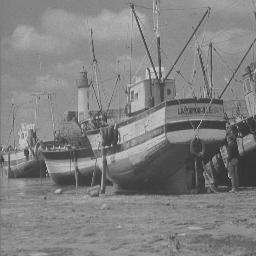
%> input picture Practical 1/boat256.jpg, 256 x 256 px
$ octave Task3.m   (GNU Octave 9; MATLAB toolbox functions it lacks are replaced by stand-ins)
%> lines starting %> are read from the running program, lines starting %| are printed output that depends on the picture
### Practical 1/contrast_LS_Lut.m
function Lut = contrast_LS_Lut(m, c)
    Lut = zeros(256, 1);

    for i = 1:length(Lut)
       input = (i - 1);
       if input < -c / m
           Lut(i) = 0;
       elseif input > (255 - c) / m
           Lut(i) = 255;
       else
           Lut(i) = m * input + c;
       end
    end

    Lut = uint8(Lut);
end

### Practical 1/enhanceContrastLS.m
function IOut = enhanceContrastLS(IIn, m, c)
    IOut = intlut(IIn, contrast_LS_Lut(m, c));
end

### Practical 1/enhanceContrastALS.m
function [IOut, Lut] = enhanceContrastALS(IIn)

    my_hist = histogram(IIn, 'BinLimits', [0, 256], 'BinWidth', 1);
    results = my_hist.Values;

    min_and_max = find(results > 10);

    i_max = min_and_max(end);
    i_min = min_and_max(1);

    m = 255 / double(i_max - i_min);
    c = -m * i_min;

    Lut = contrast_LS_Lut(m, c);
    IOut = intlut(IIn, Lut);
end

### Practical 1/Task3.m
boat = imread("boat256.jpg");
%> boat is the input picture: size 256x256 uint8; min 24, max 222, mean 128.9

subplot(2, 3, 1), imshow(boat);
subplot(2, 3, 4), histogram(boat, 'BinLimits', [0, 256], 'BinWidth', 1);

m = 1.5;
Lut = contrast_LS_Lut(m, 50);

subplot(2, 3, 2), plot(Lut);
%> after `plot(Lut)`:
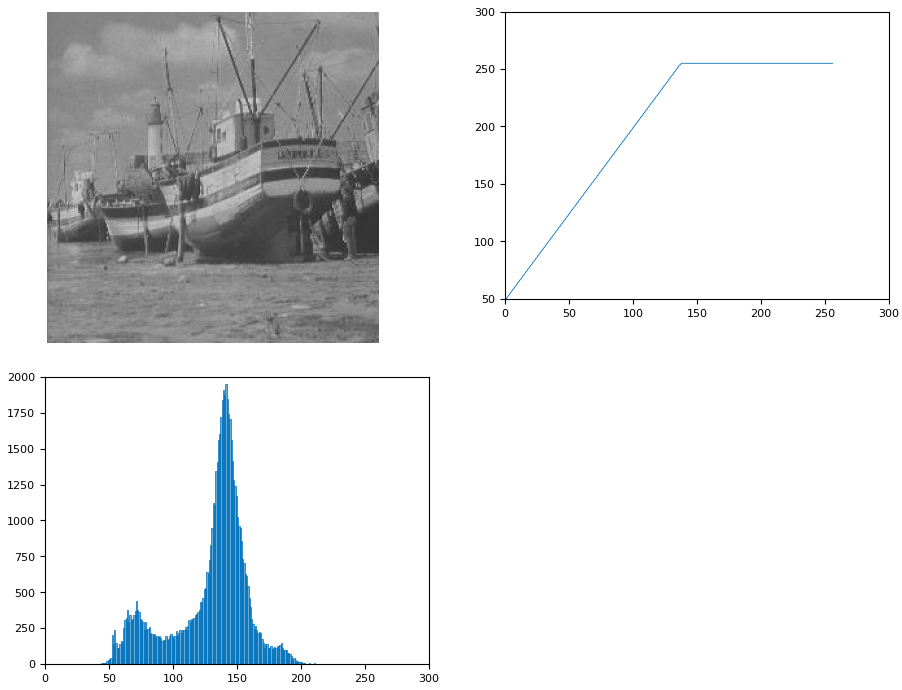
%> figure redrawn from the program's plot data, 3 panels

enhancedImage     = enhanceContrastLS(boat, m, 20);
%> in enhanceContrastLS, `IOut = intlut(IIn, contrast_LS_Lut(m, c));`:
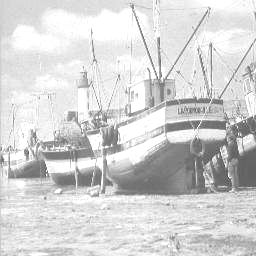
%> IOut: size 256x256 uint8; min 56, max 255, mean 211.6
[alt_enhancedImage, alt_Lut] = enhanceContrastALS(boat);
%> in enhanceContrastALS, `results = my_hist.Values;`: results = 256 values, max 1951 at index 142, min 0 at index 1, mean 256
%> in enhanceContrastALS, `min_and_max = find(results > 10);`: min_and_max = 153 values from 49 to 201
%> in enhanceContrastALS, `i_max = min_and_max(end);`: i_max = 201
%> in enhanceContrastALS, `i_min = min_and_max(1);`: i_min = 49
%> in enhanceContrastALS, `m = 255 / double(i_max - i_min);`: m = 1.68
%> in enhanceContrastALS, `c = -m * i_min;`: c = -82.2
%> in enhanceContrastALS, `Lut = contrast_LS_Lut(m, c);`: Lut = 256 values from 0 to 255
%> in enhanceContrastALS, `IOut = intlut(IIn, Lut);`:
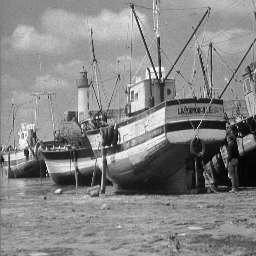
%> IOut: size 256x256 uint8; min 0, max 255, mean 134.1
%> alt_Lut = 256 values from 0 to 255

subplot(2, 3, 3), imshow(enhancedImage);
subplot(2, 3, 5), imshow(alt_enhancedImage);
subplot(2, 3, 6), histogram(enhancedImage, 'BinLimits', [0, 256], 'BinWidth', 1);
%> after `histogram(enhancedImage, 'BinLimits', [0, 256], 'BinWidth', 1)`:
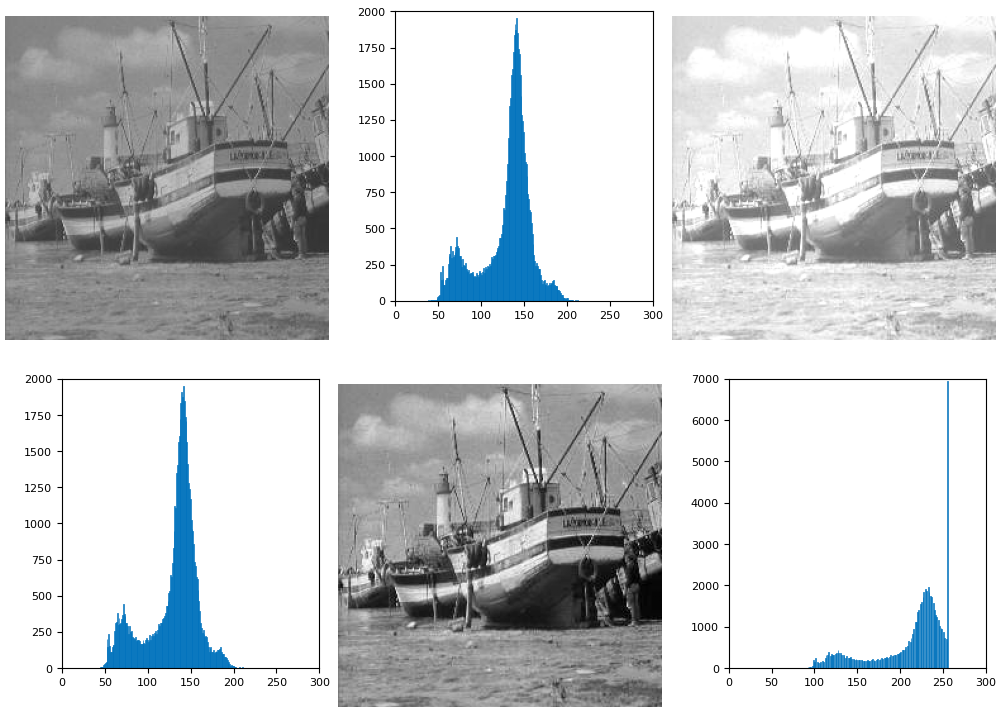
%> figure redrawn from the program's plot data, 6 panels
